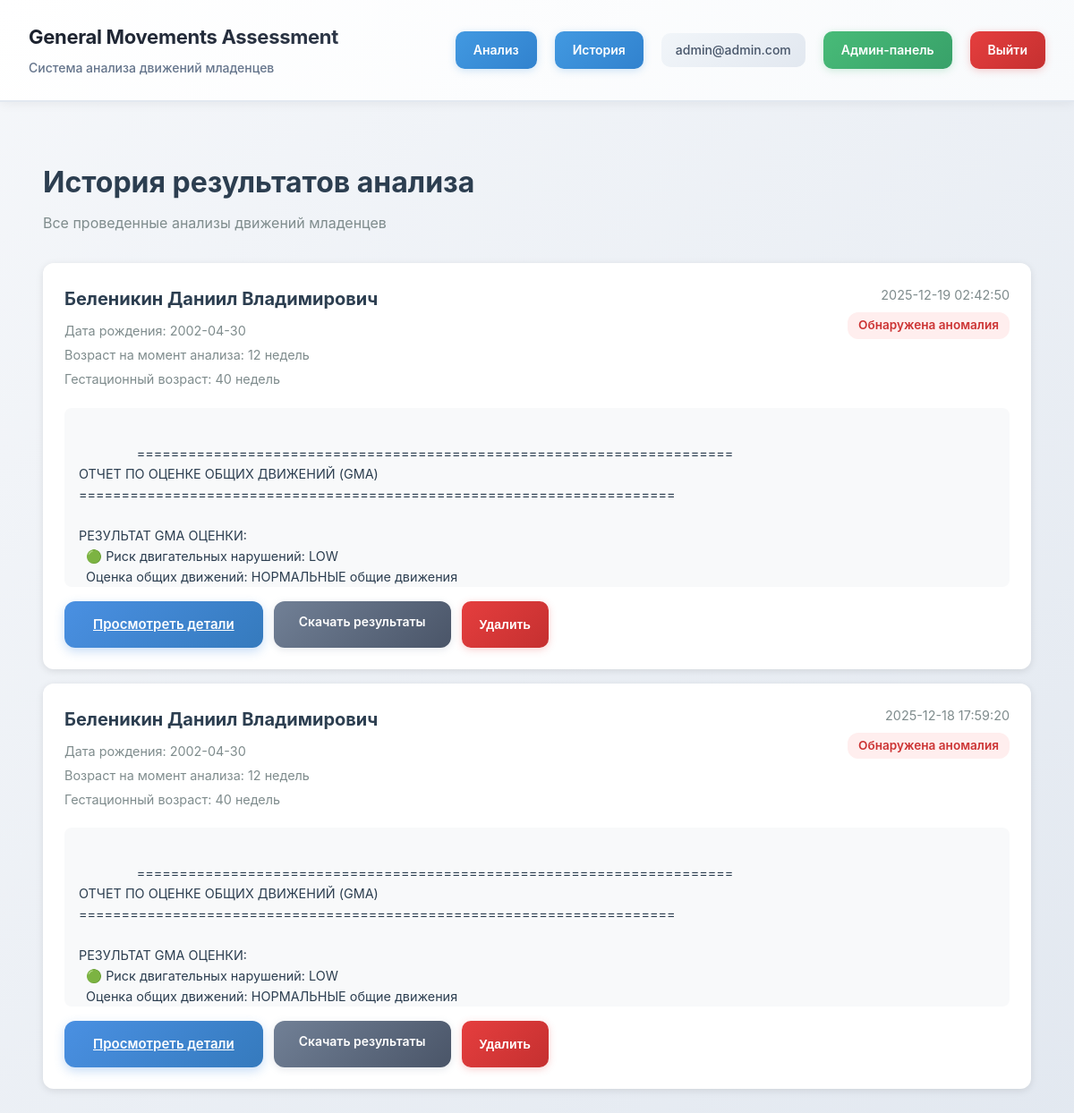
Page /history (signed in) on the earlier database version.
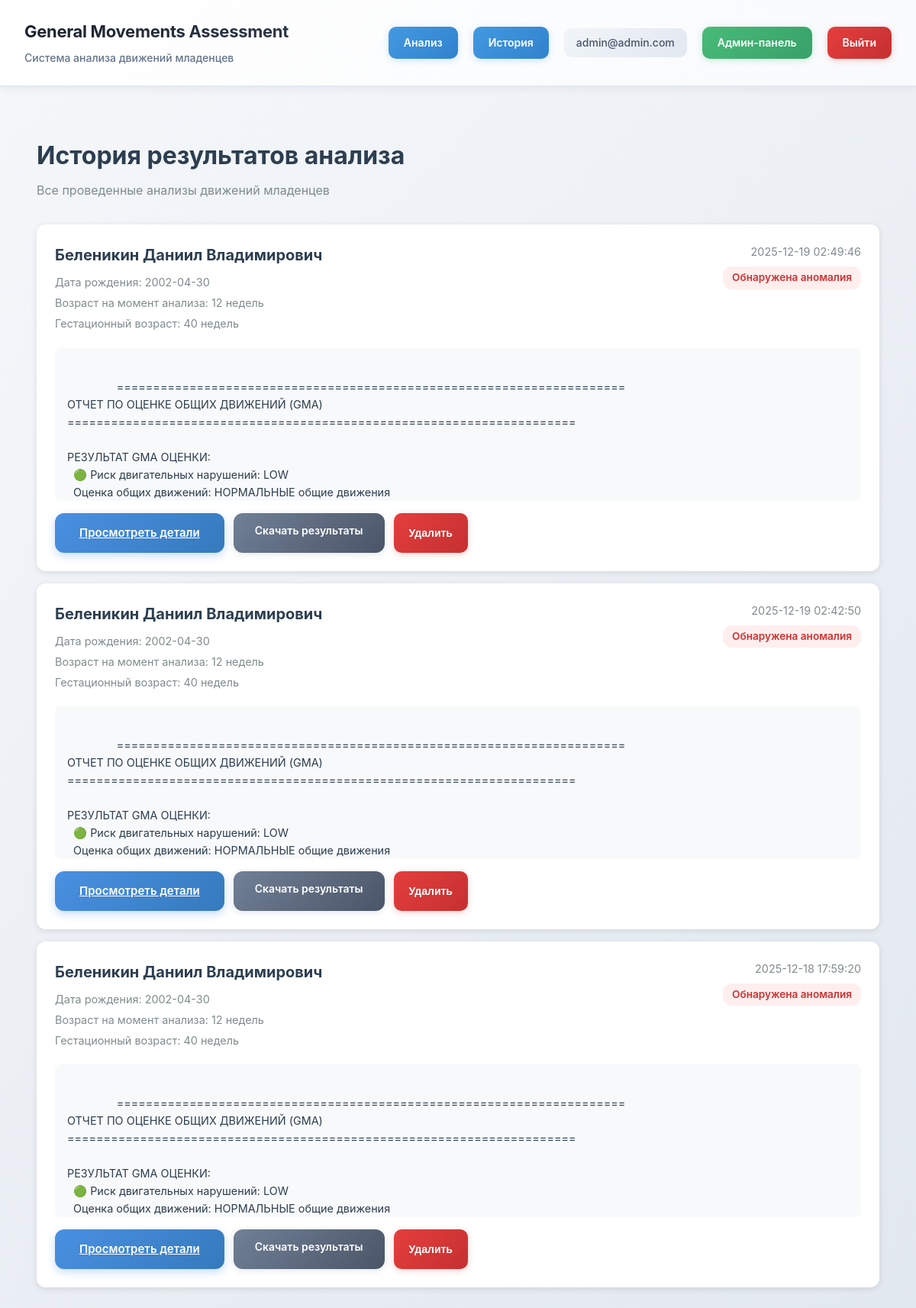
Same page on the later database version.
### tables this page shows
CREATE TABLE analysis_results (
                id INTEGER PRIMARY KEY AUTOINCREMENT,
                user_id INTEGER NOT NULL,
                patient_id INTEGER NOT NULL,
                video_filename TEXT,
                output_dir TEXT NOT NULL,
                age_weeks INTEGER,
                gestational_age INTEGER,
                report_text TEXT,
                is_anomaly INTEGER DEFAULT 0,
                created_at TIMESTAMP DEFAULT CURRENT_TIMESTAMP,
                FOREIGN KEY (user_id) REFERENCES users (id),
                FOREIGN KEY (patient_id) REFERENCES patients (id)
            );

CREATE TABLE patients (
                id INTEGER PRIMARY KEY AUTOINCREMENT,
                user_id INTEGER NOT NULL,
                last_name TEXT NOT NULL,
                first_name TEXT NOT NULL,
                middle_name TEXT,
                birth_date DATE NOT NULL,
                created_at TIMESTAMP DEFAULT CURRENT_TIMESTAMP,
                FOREIGN KEY (user_id) REFERENCES users (id)
            );

### app.py (the view)
        def wrapper(*args, **kwargs):
            if 'user_id' not in session:
                return redirect(url_for('login'))
            return f(*args, **kwargs)

### app.py (called while the page is built)
def require_auth():
    def decorator(f):
        def wrapper(*args, **kwargs):
            if 'user_id' not in session:
                return redirect(url_for('login'))
            return f(*args, **kwargs)
        wrapper.__name__ = f.__name__
        return wrapper
    return decorator

@app.route('/history')
@require_auth()
def history():
    user_id = session.get('user_id')
    results = auth_manager.db.get_user_analysis_results(user_id)
    return render_template('history.html', results=results)

### templates/history.html (shortened to what this page needs)
{% extends "base.html" %}
{% block extra_css %}
<link rel="stylesheet" href="{{ url_for('static', filename='css/analysis.css') }}">
{% endblock %}
{% block content %}
<div class="history-container">
    <div class="history-header">
        <h1>История результатов анализа</h1>
        <p>Все проведенные анализы движений младенцев</p>
    </div>
    {% if results %}
    <div class="results-list">
        {% for result in results %}
        <div class="result-card">
            <div class="result-header">
                <div class="patient-info">
                    <h3>
                        {{ result.patient_last_name }} {{ result.patient_first_name }}
                        {% if result.patient_middle_name %}{{ result.patient_middle_name }}{% endif %}
                    </h3>
                    <p>Дата рождения: {{ result.patient_birth_date }}</p>
                    {% if result.age_weeks %}
                    <p>Возраст на момент анализа: {{ result.age_weeks }} недель</p>
                    {% endif %}
                    {% if result.gestational_age %}
                    <p>Гестационный возраст: {{ result.gestational_age }} недель</p>
                    {% endif %}
                </div>
                <div class="result-meta">
                    <div class="result-date">{{ result.created_at }}</div>
                    <span class="anomaly-badge {% if result.is_anomaly %}detected{% else %}normal{% endif %}">
                        {% if result.is_anomaly %}Обнаружена аномалия{% else %}Норма{% endif %}
                    </span>
                </div>
            </div>
            {% if result.report_text %}
            <div class="report-preview">
                {{ result.report_text[:500] }}{% if result.report_text|length > 500 %}...{% endif %}
            </div>
            {% endif %}
            <div class="result-actions">
                <a href="{{ url_for('view_result', result_id=result.id) }}" class="btn-primary">
                    Просмотреть детали
                </a>
                {% if result.output_dir %}
                <a href="/api/download_results?dir={{ result.output_dir }}" class="btn-secondary">
                    Скачать результаты
                </a>
                {% endif %}
                <button class="btn-delete" onclick="deleteResult({{ result.id }})">
                    Удалить
                </button>
            </div>
        </div>
        {% endfor %}
    </div>
    {% endif %}
</div>
{% endblock %}

### templates/base.html (shortened to what this page needs)
<!DOCTYPE html>
<html lang="ru">
<head>
    <link rel="stylesheet" href="{{ url_for('static', filename='css/style.css') }}">
    {% block extra_css %}{% endblock %}
</head>
<body>
    {% if 'user_id' in session %}
    <header class="header-panel">
        <div class="header-container">
            <div class="header-left">
                <h1>General Movements Assessment</h1>
                <p>Система анализа движений младенцев</p>
            </div>
            <div class="header-right">
                <a href="{{ url_for('main') }}" class="btn-nav">Анализ</a>
                <a href="{{ url_for('history') }}" class="btn-nav">История</a>
                <span class="user-email">{{ session.get('email', '') }}</span>
                {% if session.get('role') == 'admin' %}
                <a href="{{ url_for('admin_dashboard') }}" class="btn-admin">Админ-панель</a>
                {% endif %}
                <a href="{{ url_for('logout') }}" class="btn-logout">Выйти</a>
            </div>
        </div>
    </header>
    {% endif %}
    <main class="main-content">
        {% block content %}{% endblock %}
    </main>
</body>
</html>

### static/css/style.css (style rules this page uses)
* { box-sizing: border-box; margin: 0; padding: 0; }
body { font-family: -apple-system, BlinkMacSystemFont, 'Segoe UI', Roboto, 'Helvetica Neue', Arial, sans-serif; background: linear-gradient(135deg, #f5f7fa 0%, #e2e8f0 100%); background-attachment: fixed; color: #2c3e50; line-height: 1.6; min-height: 100vh; }
.header-panel { background: linear-gradient(135deg, #ffffff 0%, #f8fafc 100%); border-bottom: 2px solid #e2e8f0; padding: 24px 32px; margin-bottom: 0; box-shadow: 0 2px 12px rgba(0, 0, 0, 0.06); position: sticky; top: 0; z-index: 100; }
.header-container { max-width: 1200px; margin: 0 auto; display: flex; justify-content: space-between; align-items: center; }
.header-left h1 { margin: 0; font-size: 22px; font-weight: 700; background: linear-gradient(135deg, #1a202c 0%, #2d3748 100%); -webkit-background-clip: text; -webkit-text-fill-color: transparent; background-clip: text; letter-spacing: -0.3px; }
.header-left p { margin: 6px 0 0 0; font-size: 14px; color: #64748b; font-weight: 500; }
.header-right { display: flex; align-items: center; gap: 20px; }
.user-email { font-size: 14px; color: #475569; font-weight: 500; padding: 8px 16px; background: linear-gradient(135deg, #f1f5f9 0%, #e2e8f0 100%); border-radius: 10px; }
.btn-nav { background: linear-gradient(135deg, #4299e1 0%, #3182ce 100%); color: white; border: none; border-radius: 10px; padding: 10px 20px; font-weight: 600; font-size: 14px; text-decoration: none; cursor: pointer; transition: all 0.3s cubic-bezier(0.4, 0, 0.2, 1); box-shadow: 0 2px 8px rgba(66, 153, 225, 0.25); }
.btn-logout { background: linear-gradient(135deg, #e53e3e 0%, #c53030 100%); color: white; border: none; border-radius: 10px; padding: 10px 20px; font-weight: 600; font-size: 14px; text-decoration: none; cursor: pointer; transition: all 0.3s cubic-bezier(0.4, 0, 0.2, 1); box-shadow: 0 2px 8px rgba(229, 62, 62, 0.25); }
.btn-admin { background: linear-gradient(135deg, #48bb78 0%, #38a169 100%); color: white; border: none; border-radius: 10px; padding: 10px 20px; font-weight: 600; font-size: 14px; text-decoration: none; cursor: pointer; transition: all 0.3s cubic-bezier(0.4, 0, 0.2, 1); box-shadow: 0 2px 8px rgba(72, 187, 120, 0.25); }
.main-content { min-height: calc(100vh - 80px); padding: 40px 24px; animation: fadeIn 0.5s ease-in; }
.btn-primary { background: linear-gradient(135deg, #4a90e2 0%, #357abd 100%); color: white; border: none; border-radius: 12px; padding: 14px 32px; font-weight: 600; font-size: 15px; cursor: pointer; transition: all 0.3s cubic-bezier(0.4, 0, 0.2, 1); box-shadow: 0 4px 12px rgba(74, 144, 226, 0.3); position: relative; overflow: hidden; }
.btn-primary::before { content: ''; position: absolute; top: 50%; left: 50%; width: 0; height: 0; border-radius: 50%; background: rgba(255, 255, 255, 0.3); transform: translate(-50%, -50%); transition: width 0.6s, height 0.6s; }
.btn-secondary { background: linear-gradient(135deg, #718096 0%, #4a5568 100%); color: white; border: none; border-radius: 12px; padding: 12px 28px; font-weight: 600; font-size: 14px; cursor: pointer; transition: all 0.3s cubic-bezier(0.4, 0, 0.2, 1); box-shadow: 0 2px 8px rgba(113, 128, 150, 0.2); text-decoration: none; display: inline-block; text-align: center; }

Differences in the rows shown:
added analysis_results: patient_last_name "Беленикин", patient_first_name "Даниил", patient_middle_name "Владимирович", patient_birth_date "2002-04-30", age_weeks "12", gestational_age "40", created_at "2025-12-19 02:49:46", is_anomaly "Обнаружена аномалия", report_text "====================================================================== ОТЧЕТ ПО ОЦЕНКЕ ОБЩИХ ДВИЖЕНИЙ (GMA) ====================================================================== РЕЗУЛЬТАТ GMA ОЦЕНКИ: 🟢 Риск двигательных нарушений: LOW Оценка общих движений: НОРМАЛЬНЫЕ общие движения…"
